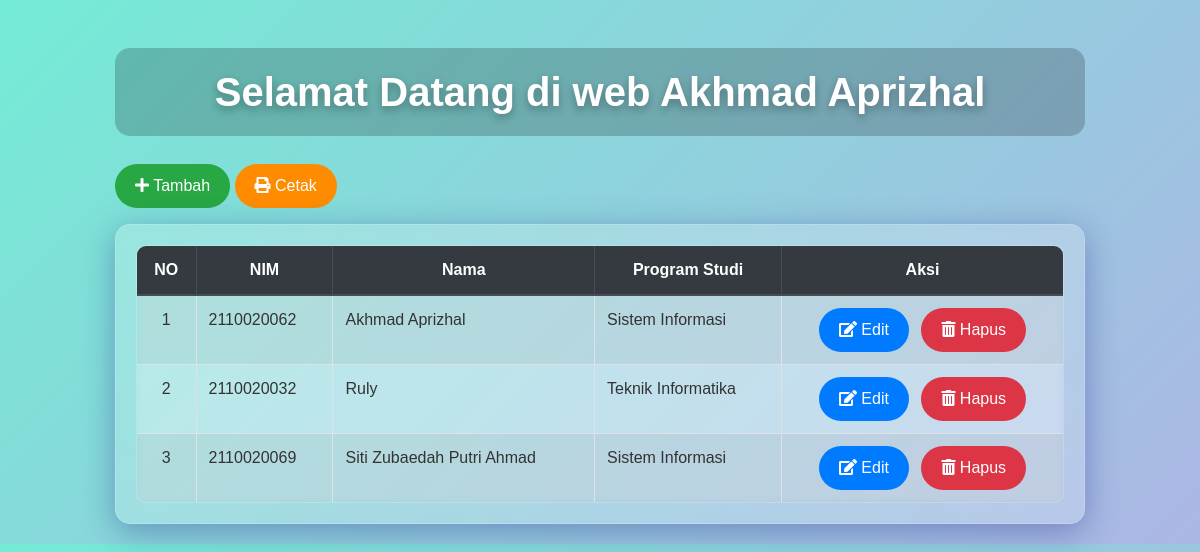
Screenshot of /index.php/mahasiswa with the database file from the repository.
### tables this page shows
CREATE TABLE `mahasiswa` (
  `id_mahasiswa` int NOT NULL,
  `NIM` varchar(15) NOT NULL,
  `nama_mhs` varchar(255) NOT NULL,
  `id_prodi` int DEFAULT NULL
);

CREATE TABLE `prodi` (
  `id_prodi` int NOT NULL,
  `kode_prodi` varchar(10) NOT NULL,
  `nama_prodi` varchar(255) NOT NULL
);

### application/controllers/Mahasiswa.php (called while the page is built, shortened)
<?php
class Mahasiswa extends CI_Controller
{
    public function __construct()
    {
        $this->load->model('Mahasiswa_model');
        $this->load->model('Prodi_model');
    }
    public function index()
    {
        $data['mahasiswa'] = $this->Mahasiswa_model->lihatData();
        $this->load->view('mahasiswa_view', $data);
    }
}

### index.php (called while the page is built, shortened)
<?php
require_once BASEPATH.'core/CodeIgniter.php';

### application/models/Mahasiswa_model.php (called while the page is built, shortened)
<?php
class Mahasiswa_model extends CI_Model
{
    function lihatData()
    {
        $this->db->select('mahasiswa.*, prodi.nama_prodi');
        $this->db->from('mahasiswa');
        $this->db->join('prodi', 'mahasiswa.id_prodi = prodi.id_prodi', 'left');
        $query = $this->db->get();
        return $query->result();
    }
}

### application/views/mahasiswa_view.php (the view, shortened to what this page needs)
<!DOCTYPE html>
<html lang="en">
<head>
    <link href="https://stackpath.bootstrapcdn.com/bootstrap/4.5.2/css/bootstrap.min.css" rel="stylesheet">
    <link href="https://cdnjs.cloudflare.com/ajax/libs/font-awesome/5.15.3/css/all.min.css" rel="stylesheet">
</head>
<body>
    <div class="container mt-5">
        <div class="welcome-message-container">
            <h1 class="welcome-message">Selamat Datang di web Akhmad Aprizhal</h1>
        </div>
        <a href="<?php echo site_url('mahasiswa/tambah') ?>" class="btn btn-success-custom btn-custom mb-3"><i class="fas fa-plus"></i> Tambah</a>
        <a href="<?php echo site_url('mahasiswa/cetak') ?>" class="btn btn-warning-custom btn-custom mb-3" target="_blank"><i class="fas fa-print"></i> Cetak</a>
        <div class="glass-card">
            <table class="table table-bordered table-striped mb-0">
                <thead class="thead-dark">
                    <tr>
                        <th scope="col" class="text-center">NO</th>
                        <th scope="col" class="text-center">NIM</th>
                        <th scope="col" class="text-center">Nama</th>
                        <th scope="col" class="text-center">Program Studi</th>
                        <th scope="col" class="text-center">Aksi</th>
                    </tr>
                </thead>
                <tbody>
                    <?php
                    $no = 1;
                    foreach ($mahasiswa as $row) { ?>
                        <tr>
                            <td class="text-center"><?php echo $no++ ?></td>
                            <td><?php echo $row->NIM ?></td>
                            <td><?php echo $row->nama_mhs ?></td>
                            <td><?php echo $row->nama_prodi ?></td>
                            <td class="text-center">
                                <a href="<?php echo site_url('mahasiswa/edit/' . $row->id_mahasiswa) ?>" class="btn btn-info-custom btn-custom mr-2">
                                    <i class="fas fa-edit"></i> Edit
                                </a>
                                <button class="btn btn-danger-custom btn-custom" data-toggle="modal" data-target="#confirmDeleteModal<?php echo $row->id_mahasiswa ?>">
                                    <i class="fas fa-trash-alt"></i> Hapus
                                </button>
                            </td>
                        </tr>
                    <?php } ?>
                </tbody>
            </table>
        </div>
    </div>
</body>
</html>

### application/views/mahasiswa_view.php (style rules this page uses)
body { background: linear-gradient(135deg, #74ebd5 0%, #ACB6E5 100%); font-family: 'Arial', sans-serif; }
.container { max-width: 1000px; }
.glass-card { background: rgba(255, 255, 255, 0.2); backdrop-filter: blur(10px); border-radius: 15px; padding: 20px; margin-bottom: 20px; box-shadow: 0 8px 32px rgba(31, 38, 135, 0.37); border: 1px solid rgba(255, 255, 255, 0.18); transition: transform 0.3s ease; }
.btn-custom { border: none; border-radius: 50px; padding: 10px 20px; transition: background-color 0.3s ease, box-shadow 0.3s ease; }
.btn-success-custom { background-color: #28a745; color: white; }
.btn-info-custom { background-color: #007bff; color: white; }
.btn-danger-custom { background-color: #dc3545; color: white; }
.btn-warning-custom { background-color: #ff8c00; color: white; }
table { background: rgba(255, 255, 255, 0.1); backdrop-filter: blur(5px); border-radius: 10px; overflow: hidden; transition: transform 0.3s ease; }
thead { background: rgba(0, 0, 0, 0.1); }
th, td { color: #333; }
.welcome-message-container { width: 100%; display: flex; justify-content: center; align-items: center; margin-bottom: 20px; }
.welcome-message { font-size: 2.5rem; font-weight: bold; color: #ffffff; text-shadow: 0 4px 8px rgba(0, 0, 0, 0.3); animation: glow 1.5s infinite alternate; position: relative; overflow: hidden; padding: 20px; border-radius: 15px; background: rgba(0, 0, 0, 0.2); width: 100%; max-width: 1000px; text-align: center; }
.welcome-message::before { content: ''; position: absolute; top: 0; left: -100%; height: 100%; width: 100%; background: linear-gradient(90deg, transparent, rgba(255, 255, 255, 0.4), transparent); animation: slide 3s infinite; }

### rows the page displays
mahasiswa: NIM "2110020062", nama_mhs "Akhmad Aprizhal", id_prodi.nama_prodi "Sistem Informasi"
mahasiswa: NIM "2110020032", nama_mhs "Ruly", id_prodi.nama_prodi "Teknik Informatika"
mahasiswa: NIM "2110020069", nama_mhs "Siti Zubaedah Putri Ahmad", id_prodi.nama_prodi "Sistem Informasi"
